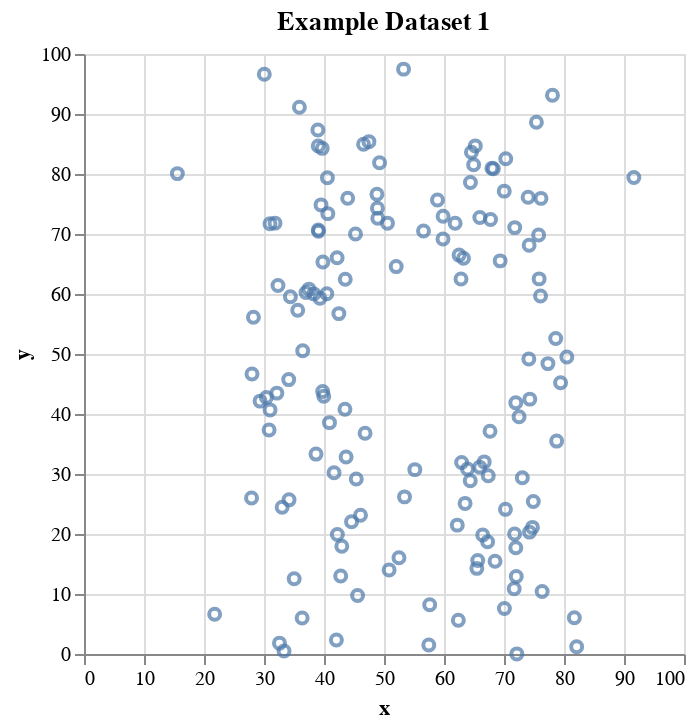
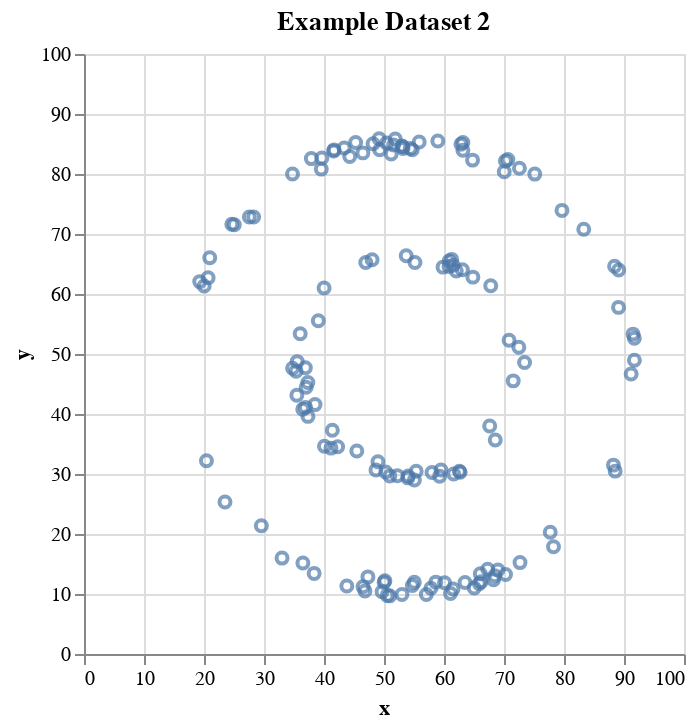
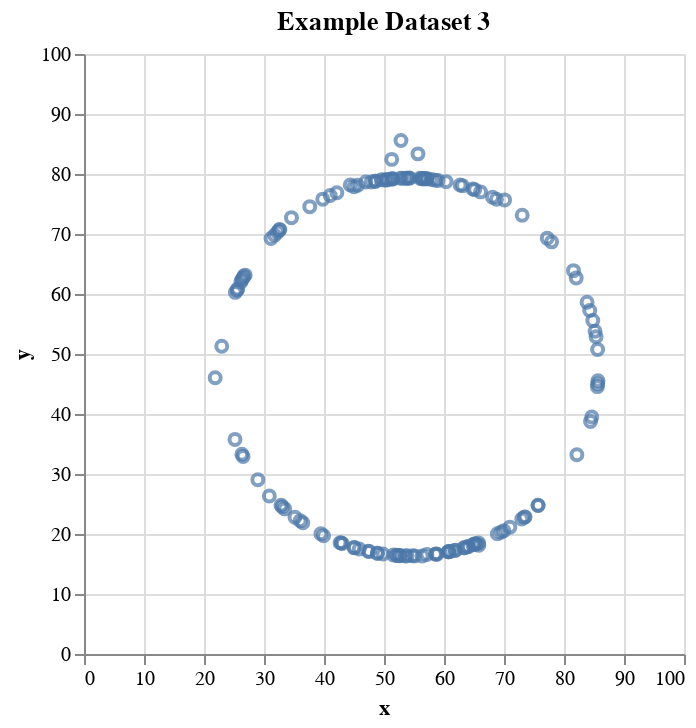
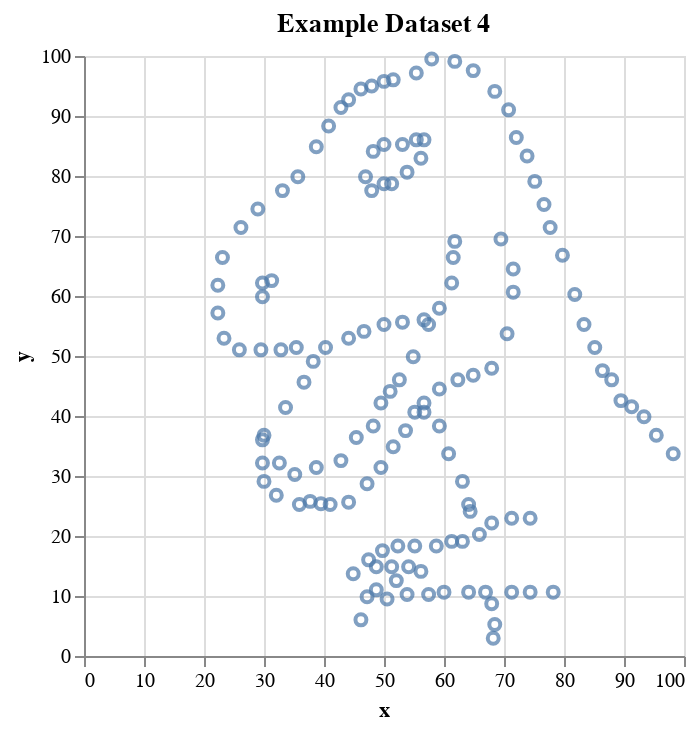

Source (notebook cell) for these figures, in order:
### Markdown cell above
### Execise 4

Write a loop that iterates over these example datasets, and using Altair library, plot a simple scatter plot of each dataset with the `x` variable on the x-axis and the `y` variable on the y-axis.

Hint: When writing this type of code, it is often best to start by writing code to do what you want for the first iteration of the loop. Once you have code that works for the first example dataset, then write the full loop around it. 

Hint 2: To force Jupyter to display your charts when they're generated within a loop, use the method `.show()` (e.g. `my_chart.show()`).

Hint 3: You will need to change the range of the axes to make the plots look good!

### Code cell
import altair as alt
from IPython.display import display

# Looping over each example dataset (from 1 to 13)
for i in range(1, 14):
    # Extracting the relevant columns
    x_col = f"example{i}_x"
    y_col = f"example{i}_y"

    # Creating a new dataframe with the subset of the data
    subset_df = datasaurus[[x_col, y_col]].rename(columns={x_col: "x", y_col: "y"})

    # Creating the scatter plot
    chart = (
        alt.Chart(subset_df)
        .mark_point()
        .encode(
            x=alt.X("x:Q", scale=alt.Scale(domain=(0, 100))),
            y=alt.Y("y:Q", scale=alt.Scale(domain=(0, 100))),
        )
        .properties(title=f"Example Dataset {i}")
    )

    # Displaying the plot
    display(chart)

### Figure 1 — Vega-Lite specification as saved in the notebook (floating-point values rounded to 4 significant figures; data arrays with more than 128 entries replaced by an {"elided": "..."} marker saying what was removed)
{"config": {"view": {"continuousWidth": 300, "continuousHeight": 300}}, "data": {"name": "data-9691b5362e00bc85530e98620fa2499d"}, "mark": {"type": "point"}, "encoding": {"x": {"field": "x", "scale": {"domain": [0, 100]}, "type": "quantitative"}, "y": {"field": "y", "scale": {"domain": [0, 100]}, "type": "quantitative"}}, "title": "Example Dataset 1", "$schema": "https://vega.github.io/schema/vega-lite/v5.15.1.json", "datasets": {"data-9691b5362e00bc85530e98620fa2499d": {"elided": "142 records"}}}

### Figure 2 — Vega-Lite specification as saved in the notebook (floating-point values rounded to 4 significant figures; data arrays with more than 128 entries replaced by an {"elided": "..."} marker saying what was removed)
{"config": {"view": {"continuousWidth": 300, "continuousHeight": 300}}, "data": {"name": "data-42b11923e93fe69790884d4958d4e051"}, "mark": {"type": "point"}, "encoding": {"x": {"field": "x", "scale": {"domain": [0, 100]}, "type": "quantitative"}, "y": {"field": "y", "scale": {"domain": [0, 100]}, "type": "quantitative"}}, "title": "Example Dataset 2", "$schema": "https://vega.github.io/schema/vega-lite/v5.15.1.json", "datasets": {"data-42b11923e93fe69790884d4958d4e051": {"elided": "142 records"}}}

### Figure 3 — Vega-Lite specification as saved in the notebook (floating-point values rounded to 4 significant figures; data arrays with more than 128 entries replaced by an {"elided": "..."} marker saying what was removed)
{"config": {"view": {"continuousWidth": 300, "continuousHeight": 300}}, "data": {"name": "data-32ecdd93c25c1600ccc77c7e74abb2ca"}, "mark": {"type": "point"}, "encoding": {"x": {"field": "x", "scale": {"domain": [0, 100]}, "type": "quantitative"}, "y": {"field": "y", "scale": {"domain": [0, 100]}, "type": "quantitative"}}, "title": "Example Dataset 3", "$schema": "https://vega.github.io/schema/vega-lite/v5.15.1.json", "datasets": {"data-32ecdd93c25c1600ccc77c7e74abb2ca": {"elided": "142 records"}}}

### Figure 4 — Vega-Lite specification as saved in the notebook (floating-point values rounded to 4 significant figures; data arrays with more than 128 entries replaced by an {"elided": "..."} marker saying what was removed)
{"config": {"view": {"continuousWidth": 300, "continuousHeight": 300}}, "data": {"name": "data-a748edf9021e9e2b5023ba37ddba8b9a"}, "mark": {"type": "point"}, "encoding": {"x": {"field": "x", "scale": {"domain": [0, 100]}, "type": "quantitative"}, "y": {"field": "y", "scale": {"domain": [0, 100]}, "type": "quantitative"}}, "title": "Example Dataset 4", "$schema": "https://vega.github.io/schema/vega-lite/v5.15.1.json", "datasets": {"data-a748edf9021e9e2b5023ba37ddba8b9a": {"elided": "142 records"}}}
